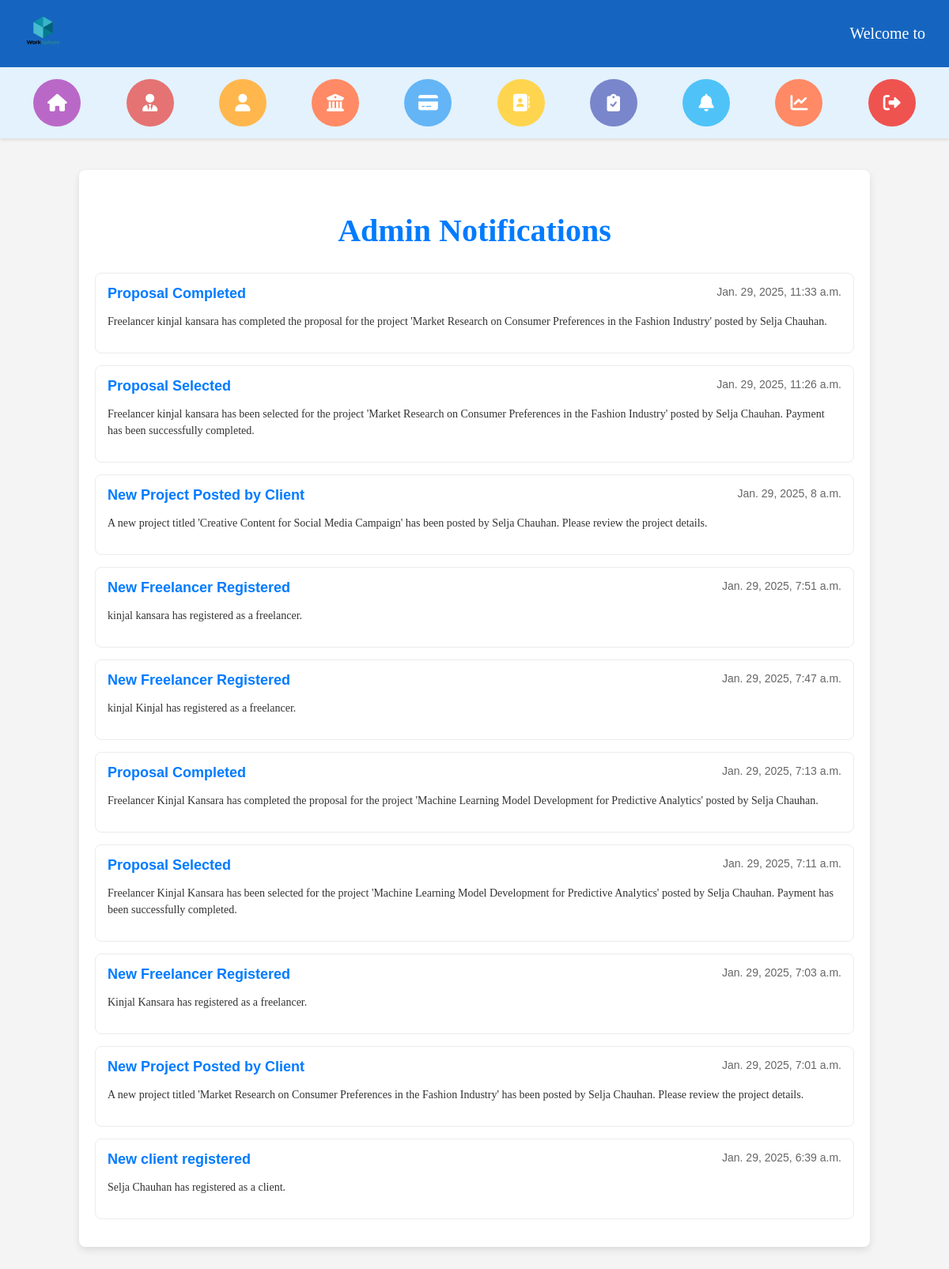
/administrator/admin_notification/ (signed in), run on the app's committed database.
### notification/models.py (models this page shows, shortened)
class Notification(models.Model):
    NOTIFICATION_TYPES = [
        ('admin', 'Admin'),
        ('client', 'Client'),
        ('freelancer', 'Freelancer'),
    ]
    title = models.CharField(max_length=255)
    message = models.TextField()
    notification_type = models.CharField(choices=NOTIFICATION_TYPES, max_length=50)
    username = models.CharField(max_length=50, null=True)
    is_read = models.BooleanField(default=False)
    created_at = models.DateTimeField(auto_now_add=True)

### administrator/views.py (the view)
# urls.py: path('admin_notification/', views.admin_notification, name='admin_notification'),
def admin_notification(request):
    username = request.session.get('logged_user')
    role = request.session.get('role')  # e.g., 'ADMIN', 'CLIENT', 'FREELANCER'
    if role == 'ADMIN':
        notifications = Notification.objects.filter(notification_type='admin').order_by('-created_at')
    elif role == 'CLIENT':
        notifications = Notification.objects.filter(notification_type='client',).order_by('-created_at')
    elif role == 'FREELANCER':
        notifications = Notification.objects.filter(notification_type='freelancer').order_by('-created_at')
    else:
        return redirect('admin_login')
    context = {
        'notifications': notifications,
    }
    return render(request, 'admin_notification.html', context)

### administrator/templates/admin_notification.html (shortened to what this page needs)
{% extends 'admin_header_2.html' %}
{% block content %}
<div class="container">
    <div class="notifications-container">
        <h2 class="notifications-title">Admin Notifications</h2>
        {% for notification in notifications %}
        <div class="notification-item">
            <div class="notification-header">
                <strong class="notification-title">{{ notification.title }}</strong>
                <span class="notification-date">{{ notification.created_at }}</span>
            </div>
            <p class="notification-message">{{ notification.message }}</p>
        </div>
        {% empty %}
        <div class="no-notifications">
            <p>No notifications available.</p>
        </div>
        {% endfor %}
    </div>
</div>
{% endblock %}

### administrator/templates/admin_header_2.html (style rules this page uses)
body { margin: 0; font-family: 'Segoe UI', Tahoma, Geneva, Verdana, sans-serif; background-color: #f4f4f4; }

### administrator/templates/admin_notification.html (style rules this page uses)
.container { max-width: 1000px; margin: 40px auto; padding: 0 20px; }
.notifications-title { font-size: 40px; font-family: Candara; color: #007bff; text-align: center; margin-bottom: 30px; }
.notifications-container { background-color: #fff; padding: 20px; border-radius: 8px; box-shadow: 0 4px 10px rgba(0, 0, 0, 0.1); }
.notification-item { padding: 15px; border: 1px solid #ececec; margin-bottom: 15px; border-radius: 8px; transition: background-color 0.3s ease; }
.notification-header { display: flex; justify-content: space-between; margin-bottom: 10px; }
.notification-title { font-size: 18px; font-family: 'Candara', sans-serif; color: #007bff; }
.notification-date { font-size: 14px; color: #666; font-family: 'Verdana', sans-serif; }
.notification-message { font-size: 14px; color: #333; font-family: Verdana; line-height: 1.5; }

### data on the page
Notification: title "Proposal Completed", created_at "Jan. 29, 2025, 11:33 a.m.", message "Freelancer kinjal kansara has completed the proposal for the project 'Market Research on Consumer Preferences in the Fashion Industry' posted by Selja Chauhan."
Notification: title "Proposal Selected", created_at "Jan. 29, 2025, 11:26 a.m.", message "Freelancer kinjal kansara has been selected for the project 'Market Research on Consumer Preferences in the Fashion Industry' posted by Selja Chauhan. Payment has been successfully completed."
Notification: title "New Project Posted by Client", created_at "Jan. 29, 2025, 8 a.m.", message "A new project titled 'Creative Content for Social Media Campaign' has been posted by Selja Chauhan. Please review the project details."
Notification: title "New Freelancer Registered", created_at "Jan. 29, 2025, 7:51 a.m.", message "kinjal kansara has registered as a freelancer."
Notification: title "New Freelancer Registered", created_at "Jan. 29, 2025, 7:47 a.m.", message "kinjal Kinjal has registered as a freelancer."
Notification: title "Proposal Completed", created_at "Jan. 29, 2025, 7:13 a.m.", message "Freelancer Kinjal Kansara has completed the proposal for the project 'Machine Learning Model Development for Predictive Analytics' posted by Selja Chauhan."
Notification: title "Proposal Selected", created_at "Jan. 29, 2025, 7:11 a.m.", message "Freelancer Kinjal Kansara has been selected for the project 'Machine Learning Model Development for Predictive Analytics' posted by Selja Chauhan. Payment has been successfully completed."
Notification: title "New Freelancer Registered", created_at "Jan. 29, 2025, 7:03 a.m.", message "Kinjal Kansara has registered as a freelancer."
Notification: title "New Project Posted by Client", created_at "Jan. 29, 2025, 7:01 a.m.", message "A new project titled 'Market Research on Consumer Preferences in the Fashion Industry' has been posted by Selja Chauhan. Please review the project details."
Notification: title "New client registered", created_at "Jan. 29, 2025, 6:39 a.m.", message "Selja Chauhan has registered as a client."
